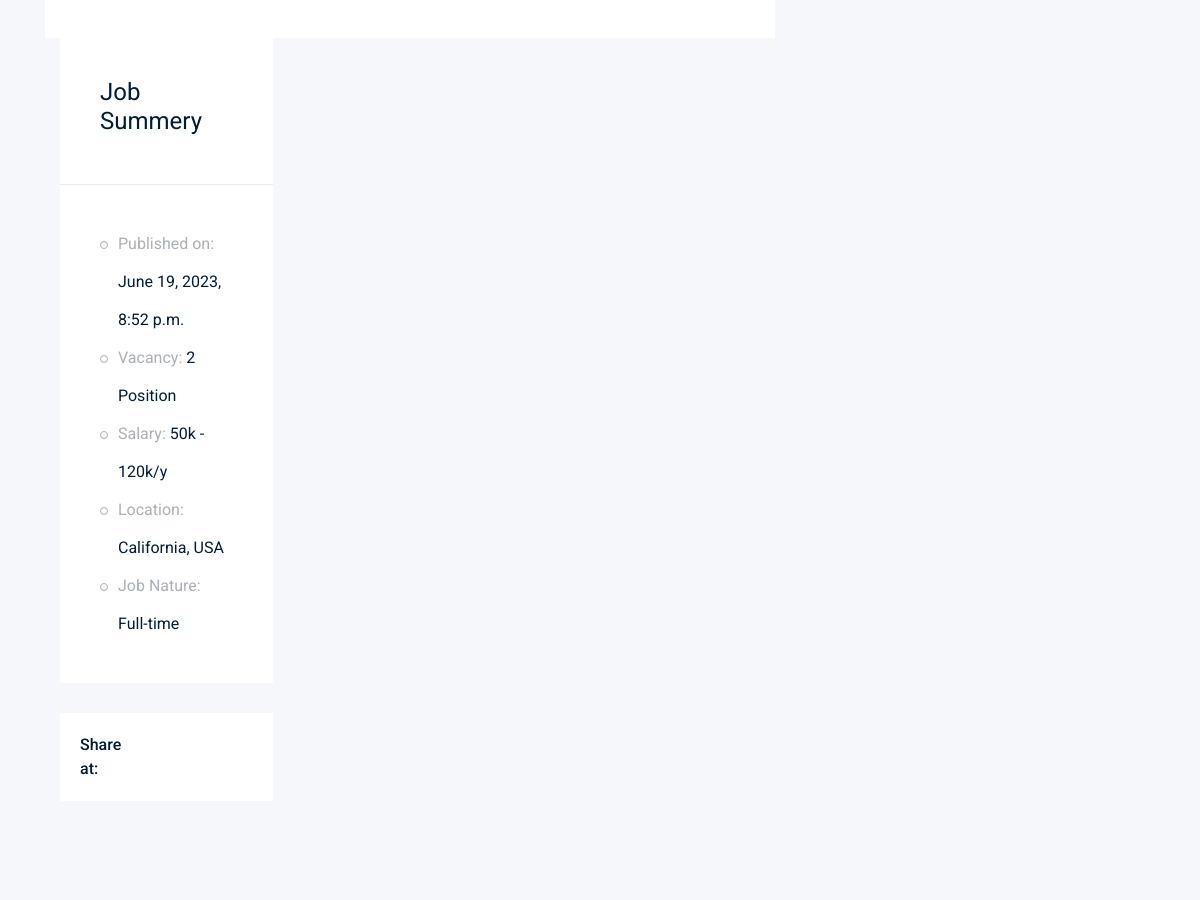
The app's page /jobs/1 (middle part), older data.
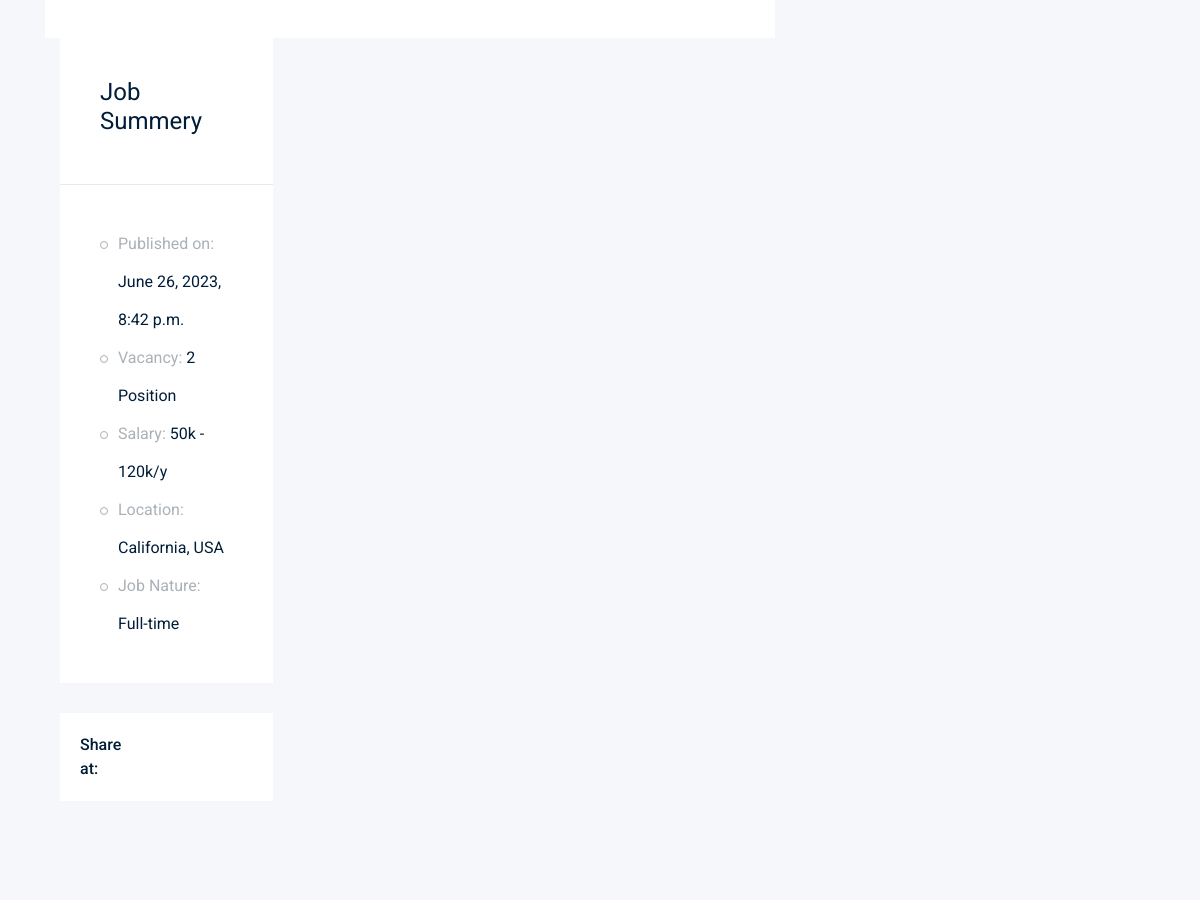
The same page, newer data.
### job/models.py (models this page shows)
class Job(models.Model):
    title = models.CharField(max_length=100)  # column
    job_type = models.CharField(max_length=15, choices=JOB_TYPE)
    description = models.TextField(max_length=1000)
    published_at = models.DateTimeField(auto_now=True)
    vacuncy = models.IntegerField(default=1)
    salary = models.IntegerField(default=0)
    experiance = models.IntegerField(default=1)
    category = models.ForeignKey('Category', on_delete=models.CASCADE)
    image = models.ImageField(upload_to='jobs/')
    def __str__(self):
        return self.title

### job/views.py (the view)
# urls.py: path('<int:id>', views.job_detail, name='job_detail'),
def job_detail(request, id):
    job_details = Job.objects.get(id=id)
    context = {'job': job_details}
    return render(request, 'job/job_detail.html', context)

### job/templates/job/job_detail.html (shortened to what this page needs)
{%  extends 'base.html' %}
{% block body %}
    <div class="job_details_area">
        <div class="container">
            <div class="row">
                <div class="col-lg-8">
                    <div class="descript_wrap white-bg">
                </div>
                <div class="col-lg-4">
                    <div class="job_sumary">
                        <div class="summery_header">
                            <h3>Job Summery</h3>
                        </div>
                        <div class="job_content">
                            <ul>
                                <li>Published on: <span>{{job.published_at}}</span></li>
                                <li>Vacancy: <span>2 Position</span></li>
                                <li>Salary: <span>50k - 120k/y</span></li>
                                <li>Location: <span>California, USA</span></li>
                                <li>Job Nature: <span> Full-time</span></li>
                            </ul>
                        </div>
                    </div>
                    <div class="share_wrap d-flex">
                        <span>Share at:</span>
                        <ul>
                            <li><a href="#"> <i class="fa fa-facebook"></i></a> </li>
                            <li><a href="#"> <i class="fa fa-google-plus"></i></a> </li>
                            <li><a href="#"> <i class="fa fa-twitter"></i></a> </li>
                            <li><a href="#"> <i class="fa fa-envelope"></i></a> </li>
                        </ul>
                    </div>
                    <div class="job_location_wrap">
                        <div class="job_lok_inner">
                            <div id="map" style="height: 200px;"></div>
                          </div>
                    </div>
                </div>
            </div>
        </div>
    </div>
{% endblock %}

Row changes from the older to the newer data that the page shows:
changed Job: published_at "June 19, 2023, 8:52 p.m." → "June 26, 2023, 8:42 p.m."
